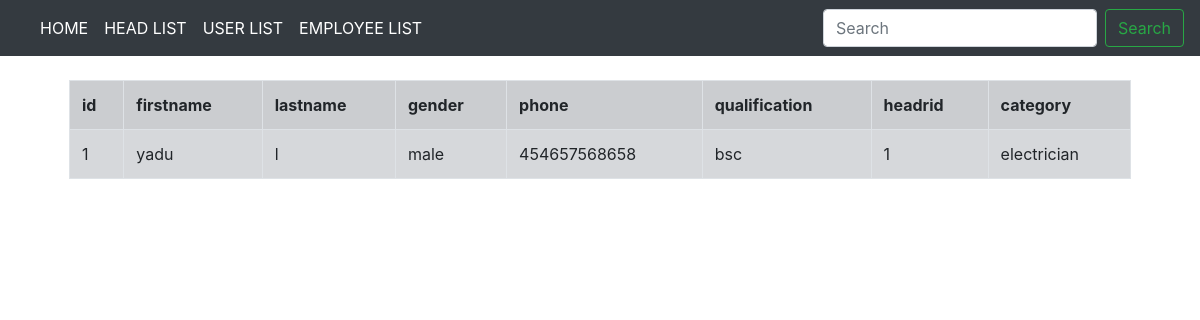
The page /employeview/ on the database its author committed.
### job/models.py (models this page shows)
class employeeform(models.Model):
    firstname=models.CharField(max_length=50)
    lastname=models.CharField(max_length=50)
    gender=models.CharField(max_length=50,choices=[('male','male'),('female','female'),('other','other')])
    phone=models.BigIntegerField()
    qualification=models.CharField(max_length=50)
    headrid=models.TextField()
    category=models.CharField(max_length=50)

### job/views.py (the view)
# urls.py: path('employeview/',employeview,name="employeview"),
def employeview(request):
        data=employeeform.objects.all()
        return render(request,"employeview.html",{'name':data})

### job/templates/employeview.html (shortened to what this page needs)
{% extends 'adminnav.html'%}
 {% block content %}
<!DOCTYPE html>
 <html lang="en">
 <head>
    <link rel="stylesheet" href="https://cdn.jsdelivr.net/npm/bootstrap@4.0.0/dist/css/bootstrap.min.css">
 </head>
 <body>
    <div class="container">
            <div class="offset-4 m-4">
                <table class="table table-bordered table-striped table-hover table table-secondary">
                    <tr>
                    <th>id</th>
                    <th>firstname</th>
                    <th>lastname</th>
                    <th>gender</th>
                    <th>phone</th>
                    <th>qualification</th>
                    <th>headrid</th>
                    <th>category</th>
                    </tr>
                   {%for i in name%}
                   <tr>
                    <td>{{i.id}}</td>
                    <td>
                        {{i.firstname}}
                    </td>
                    <td>
                        {{i.lastname}}
                    </td>
                    <td>{{i.gender}}</td>
                    <td>{{i.phone}}</td>
                    <td>{{i.qualification}}</td>
                    <td>{{i.headrid}}</td>
                    <td>{{i.category}}</td>
                 </tr>
                   {%endfor%}
                </table>
            </div>
        </div>
 </body>
 </html>
{% endblock content %}

### job/templates/employeview.html (style rules this page uses)
body { background-image: url('https://wallpapersmug.com/download/3840x2400/c6a425/maple-leaf-5k-spring.jpg'); background-repeat: no-repeat; background-size: 1400px; }

### rows shown on the page
employeeform: id "1", firstname "yadu", lastname "l", gender "male", phone "454657568658", qualification "bsc", headrid "1", category "electrician"
